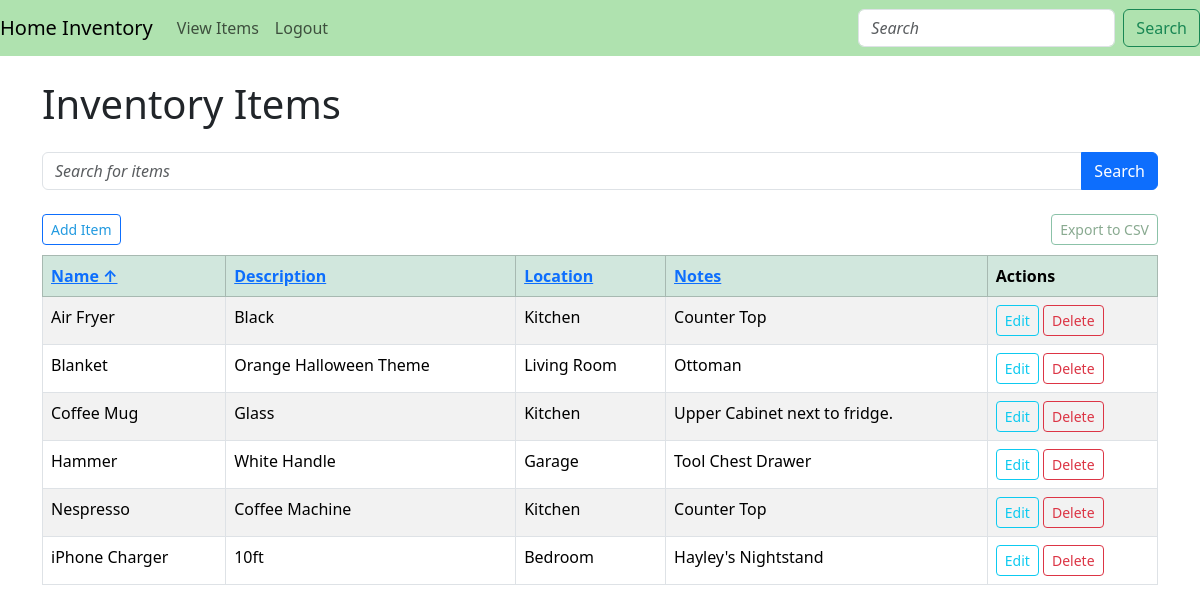
The app's page /items (signed in) with its own data.
### app/models.py (models this page shows, shortened)
class Item(db.Model):
    id = db.Column(db.Integer, primary_key=True)
    name = db.Column(db.String(100), nullable=False)
    description = db.Column(db.String(200), nullable=True)
    location = db.Column(db.String(100), nullable=False)
    notes = db.Column(db.String, nullable=True)

### app/routes.py (the view)
@app.route('/items', methods=['GET', 'POST'])
@login_required
def view_items():
    form = SearchForm()
    search_query = request.args.get('search', '')
    sort_by = request.args.get('sort_by', 'name')
    sort_order = request.args.get('sort_order', 'asc')
    if form.validate_on_submit():
        search_query = form.search.data
    items_query = Item.query.filter(
        (Item.name.contains(search_query)) | (Item.location.contains(search_query)) | (Item.description.contains(search_query))
    )
    if sort_order == 'asc':
        items_query = items_query.order_by(getattr(Item, sort_by).asc())
    else:
        items_query = items_query.order_by(getattr(Item, sort_by).desc())
    items = items_query.all()
    return render_template('view_items.html', items=items, form=form, sort_by=sort_by, sort_order=sort_order)

### app/forms.py
class SearchForm(FlaskForm):
    search = StringField('Search', validators=[DataRequired()])
    submit = SubmitField('Search')

### app/__init__.py (called while the page is built)
@login_manager.user_loader
def load_user(user_id):
    return models.User.query.get(int(user_id))

### app/templates/view_items.html (shortened to what this page needs)
{% extends "base.html" %}
{% block content %}
<h1 class="mb-4">Inventory Items</h1>
<form method="GET" action="{{ url_for('view_items') }}" class="mb-4">
  <div class="input-group">
    <input type="text" class="form-control" placeholder="Search for items" name="search" value="{{ request.args.get('search', '') }}">
    <button class="btn btn-primary" type="submit">Search</button>
  </div>
</form>
<div class="d-flex justify-content-between" style="margin-bottom: 10px">
  <a href="{{ url_for('add_item') }}" class="btn btn-primary btn-sm" style="--bs-btn-bg: #ffffff; --bs-btn-color: #229ae0;">Add Item</a>
  <a href="{{ url_for('export_items') }}" class="btn btn-success btn-sm opacity-50" style="--bs-btn-bg: #ffffff; --bs-btn-color: #155724;">Export to CSV</a>
</div>
<table class="table table-striped table-bordered">
  <thead class="table-success">
    <tr>
      <th>
        <a href="{{ url_for('view_items', search=request.args.get('search', ''), sort_by='name', sort_order='asc' if sort_order == 'desc' or sort_by != 'name' else 'desc') }}">
          Name
          {% if sort_by == 'name' %}
            {% if sort_order == 'asc' %}
              ↑
            {% else %}
              ↓
            {% endif %}
          {% endif %}
        </a>
      </th>
      <th>
        <a href="{{ url_for('view_items', search=request.args.get('search', ''), sort_by='description', sort_order='asc' if sort_order == 'desc' or sort_by != 'description' else 'desc') }}">
          Description
        </a>
      </th>
      <th>
        <a href="{{ url_for('view_items', search=request.args.get('search', ''), sort_by='location', sort_order='asc' if sort_order == 'desc' or sort_by != 'location' else 'desc') }}">
          Location
        </a>
      </th>
      <th>
        <a href="{{ url_for('view_items', search=request.args.get('search', ''), sort_by='notes', sort_order='asc' if sort_order == 'desc' or sort_by != 'notes' else 'desc') }}">
          Notes
        </a>
      </th>
      <th>Actions</th>
    </tr>
  </thead>
  <tbody>
    {% for item in items %}
    <tr>
      <td>{{ item.name }}</td>
      <td>{{ item.description }}</td>
      <td>{{ item.location }}</td>
      <td>{{ item.notes }}</td>
      <td>
        <a href="{{ url_for('edit_item', item_id=item.id) }}" class="btn btn-outline-info btn-sm">Edit</a>
        <form method="POST" action="{{ url_for('delete_item', item_id=item.id) }}" style="display: inline;" onsubmit="return confirmDelete();">
          <button type="submit" class="btn btn-outline-danger btn-sm">Delete</button>
        </form>
      </td>
    </tr>
    {% endfor %}
  </tbody>
</table>
{% endblock %}

### app/templates/base.html (style rules this page uses)
input::placeholder, textarea::placeholder { font-style: italic; font-size: 16px; }

### records on screen
Item: name "Air Fryer", description "Black", location "Kitchen", notes "Counter Top"
Item: name "Blanket", description "Orange Halloween Theme", location "Living Room", notes "Ottoman"
Item: name "Coffee Mug", description "Glass", location "Kitchen", notes "Upper Cabinet next to fridge."
Item: name "Hammer", description "White Handle", location "Garage", notes "Tool Chest Drawer"
Item: name "Nespresso", description "Coffee Machine", location "Kitchen", notes "Counter Top"
Item: name "iPhone Charger", description "10ft", location "Bedroom", notes "Hayley's Nightstand"
